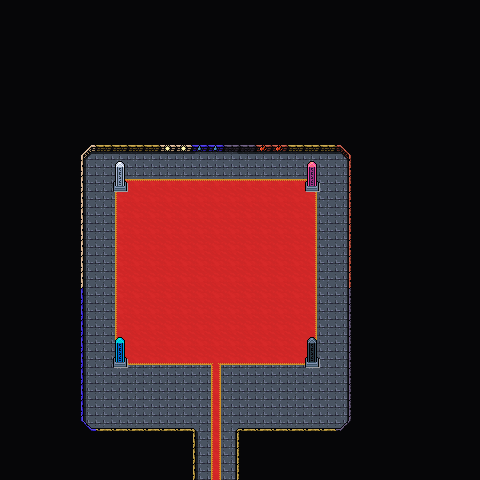

This is a level from a 2D game, rendered from its Tiled map with the project's own tilesets. A one-line summary and the map file follow, with tile-layer data summarised:
An orthogonal 30x30 tile map with 16x16 px tiles, 4 tile layers (Background, Ground, Foreground, AboveSprites), 2 tilesets and 8 objects.

<map version="1.10" tiledversion="1.11.2" orientation="orthogonal" renderorder="right-down" width="30" height="30" tilewidth="16" tileheight="16" infinite="0" nextlayerid="6" nextobjectid="63">
 <editorsettings>
  <export target="wastetown..tmx" format="tmx" />
 </editorsettings>
 <properties>
  <property name="dungeonEffect" value="{&quot;startBattleWithCard&quot;: [ &quot;Insight&quot;, &quot;Bereavement&quot; ]}" />
 </properties>
 <tileset firstgid="1" source="../../../../../common/maps/tileset/main.tsx" />
 <tileset firstgid="10113" source="../../../../../common/maps/tileset/buildings.tsx" />
 <layer id="1" name="Background" width="30" height="30">
  <data>[900 cells, 900 non-empty, 1 distinct tile ids]</data>
 </layer>
 <layer id="2" name="Ground" width="30" height="30">
  <data>[900 cells, 820 non-empty, 26 distinct tile ids]</data>
 </layer>
 <layer id="3" name="Foreground" width="30" height="30">
  <properties>
   <property name="spriteLayer" type="bool" value="true" />
  </properties>
  <data>[900 cells, 1 non-empty, 1 distinct tile ids]</data>
 </layer>
 <layer id="5" name="AboveSprites" width="30" height="30">
  <data>[900 cells, 87 non-empty, 28 distinct tile ids]</data>
 </layer>
 <objectgroup id="4" name="Objects">
  <object id="51" template="../../../../../common/maps/obj/entry_up.tx" x="209" y="480">
   <properties>
    <property name="teleport" value="" />
   </properties>
  </object>
  <object id="56" template="../../../../../common/maps/obj/enemy.tx" x="207" y="271">
   <properties>
    <property name="defeatDialog">[
	{
	   "text": "The air, once loud with the droning buzz of hundreds of thopters has fallen deathly silent. Breya attempts to fix the catastrophic damage your final blow inflicted, but her spell goes awry and she explodes in a flash of multicolored mana, leaving only lifeless scraps behind.",
   "options": [{
      "name": "(Continue)", "action": [{"deleteMapObject":-1}]}]
	}
	]</property>
    <property name="effect" value="{ &quot;startBattleWithCard&quot;: [ &quot;Command Tower&quot;, &quot;Exotic Orchard&quot;, &quot;Yore-Tiller Nephilim&quot;, &quot;Breya's Apprentice&quot;, &quot;Emporium Thopterist&quot; ] }" />
    <property name="enemy" value="Breya" />
    <property name="pursueRange" type="int" value="0" />
    <property name="spawn.Easy" type="bool" value="false" />
    <property name="spawn.Normal" type="bool" value="false" />
    <property name="speedModifier" type="float" value="50" />
    <property name="threatRange" type="int" value="100" />
   </properties>
  </object>
  <object id="57" template="../../../../../common/maps/obj/dialog.tx" x="135.401" y="428.071" width="167.197" height="20.858" visible="1">
   <properties>
    <property name="dialog">[
{
   "text": "A woman whose body has mostly been replaced with metal that courses with crimson lightning stands ahead, the air above her thick with whirring thopters.
'Looking for my key to the Prison of the Ur-Dragon, I take it? You'll have to go through an entire army specifically designed to destroy you!'",
   "options": [{
      "name": "(Continue)", "action": [{"deleteMapObject":-1}]}]
}
]</property>
   </properties>
  </object>
  <object id="58" template="../../../../../common/maps/obj/treasure.tx" x="232.75" y="172.5">
   <properties>
    <property name="reward">[{
  "type": "randomCard",
  "count": 4,
  "rarity": [ "rare", "mythic rare" ],
  "colors": [ "black" ]
}]</property>
   </properties>
  </object>
  <object id="59" template="../../../../../common/maps/obj/treasure.tx" x="200.25" y="172.5">
   <properties>
    <property name="reward">[{
  "type": "randomCard",
  "count": 4,
  "rarity": [ "rare", "mythic rare" ],
  "colors": [ "blue" ]
}]</property>
   </properties>
  </object>
  <object id="60" template="../../../../../common/maps/obj/treasure.tx" x="170.25" y="172.5">
   <properties>
    <property name="reward">[{
  "type": "randomCard",
  "count": 4,
  "rarity": [ "rare", "mythic rare" ],
  "colors": [ "white" ]
}]</property>
   </properties>
  </object>
  <object id="61" template="../../../../../common/maps/obj/treasure.tx" x="264.5" y="172.5">
   <properties>
    <property name="reward">[{
  "type": "randomCard",
  "count": 4,
  "rarity": [ "rare", "mythic rare" ],
  "colors": [ "red" ]
}]</property>
   </properties>
  </object>
  <object id="62" template="../../../../../common/maps/obj/enemy.tx" x="206.836" y="269.953">
   <properties>
    <property name="defeatDialog">[
	{
	   "text": "The air, once loud with the droning buzz of hundreds of thopters has fallen deathly silent. Breya attempts to fix the catastrophic damage your final blow inflicted, but her spell goes awry and she explodes in a flash of multicolored mana, leaving only lifeless scraps behind.",
   "options": [{
      "name": "(Continue)", "action": [{"deleteMapObject":-1}]}]
	}
	]</property>
    <property name="effect" value="{ &quot;startBattleWithCard&quot;: [ &quot;Command Tower&quot;, &quot;Yore-Tiller Nephilim&quot;, &quot;Breya's Apprentice&quot;, &quot;Emporium Thopterist&quot; ] }" />
    <property name="enemy" value="Breya" />
    <property name="pursueRange" type="int" value="0" />
    <property name="spawn.Hard" type="bool" value="false" />
    <property name="spawn.Insane" type="bool" value="false" />
    <property name="speedModifier" type="float" value="50" />
    <property name="threatRange" type="int" value="100" />
   </properties>
  </object>
 </objectgroup>
</map>
